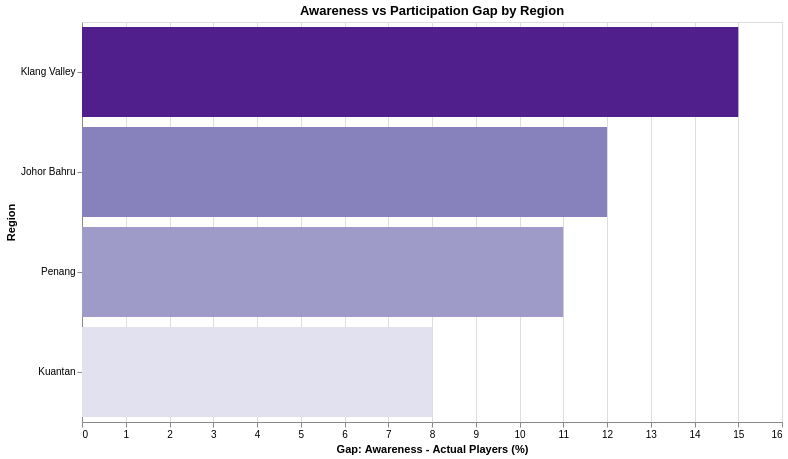

This figure's Vega-Lite source:
### Vega-Lite specification from a JSON file in a GitHub repository (floating-point values rounded to 4 significant figures)
{"$schema": "https://vega.github.io/schema/vega-lite/v5.json", "title": "Awareness vs Participation Gap by Region", "width": 700, "height": 400, "data": {"values": [{"region": "Klang Valley", "gap": 15}, {"region": "Johor Bahru", "gap": 12}, {"region": "Penang", "gap": 11}, {"region": "Kuantan", "gap": 8}]}, "mark": "bar", "encoding": {"x": {"field": "gap", "type": "quantitative", "title": "Gap: Awareness - Actual Players (%)"}, "y": {"field": "region", "type": "nominal", "sort": "-x", "title": "Region"}, "color": {"field": "gap", "type": "quantitative", "scale": {"scheme": "purples"}, "legend": false}, "tooltip": [{"field": "region", "type": "nominal", "title": "Region"}, {"field": "gap", "type": "quantitative", "title": "Gap %"}]}}
